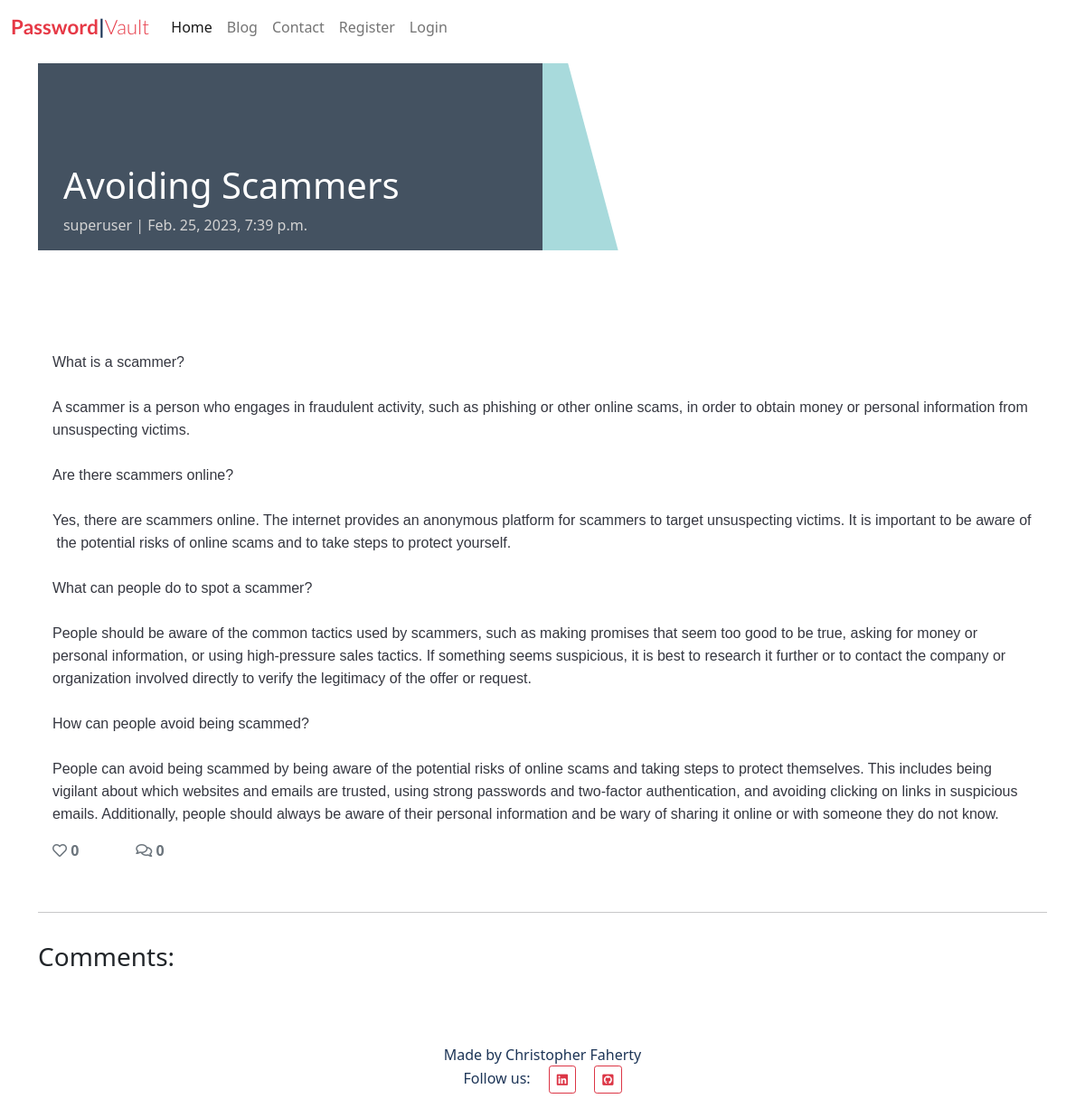
/blog/avoiding-scammers/, run on an earlier commit of the app's database.
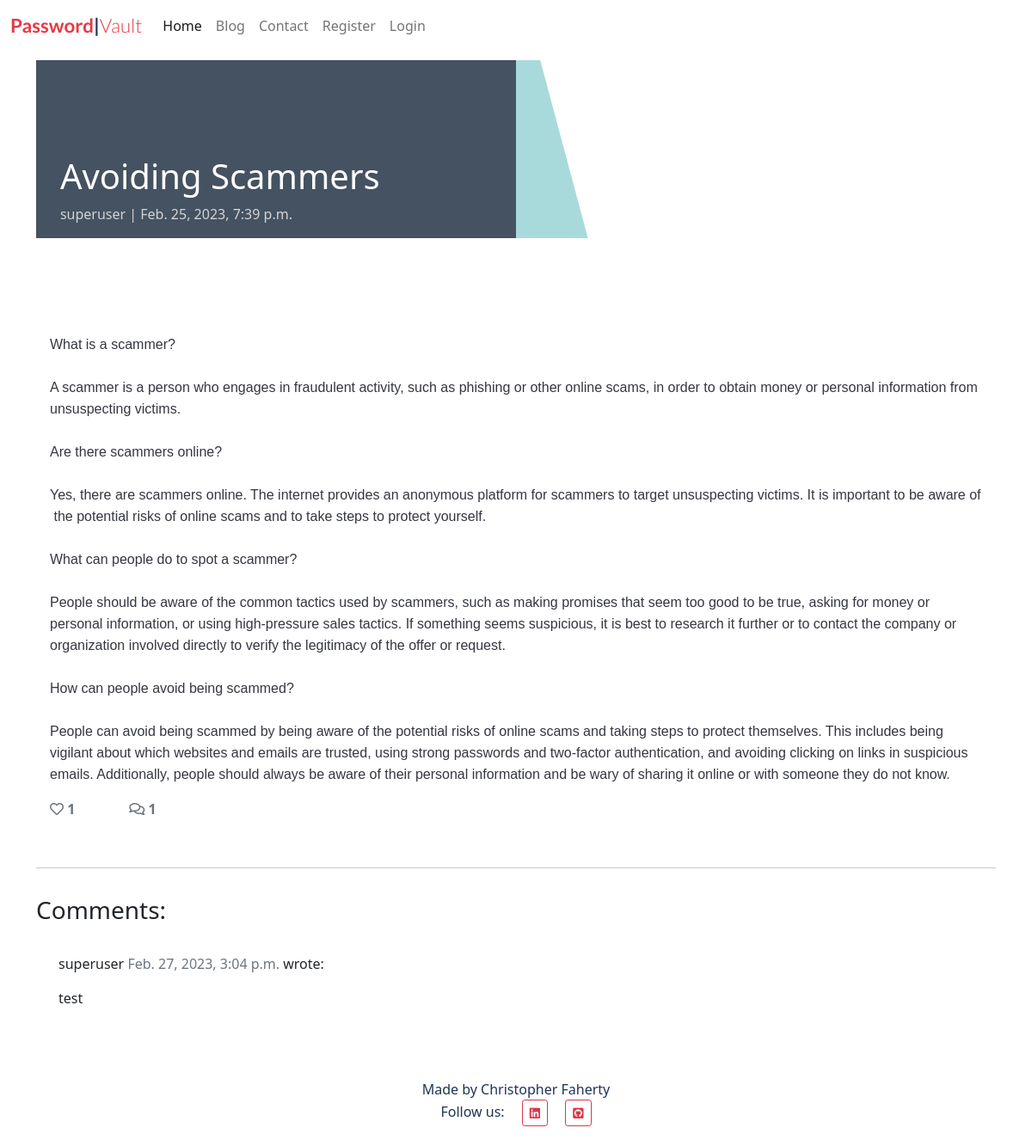
And on a later commit of the database.
### blog/models.py (models this page shows, shortened)
class Post(models.Model):
    title = models.CharField(max_length=200, unique=True)
    slug = models.SlugField(max_length=200, unique=True)
    author = models.ForeignKey(User, on_delete=models.CASCADE, related_name='blog_posts')
    updated_on = models.DateTimeField(auto_now=True)
    content = models.TextField()
    featured_image = CloudinaryField('image', default='placeholder')
    excerpt = models.TextField(blank=True)
    created_on = models.DateTimeField(auto_now_add=True)
    status = models.IntegerField(choices=STATUS, default=0)
    likes = models.ManyToManyField(User, related_name='blog_likes', blank=True)
    class Meta:
        ordering = ['-created_on']
    def number_of_likes(self):
        return self.likes.count()

class Comment(models.Model):
    post = models.ForeignKey(Post, on_delete=models.CASCADE, related_name='comments')
    name = models.CharField(max_length=80)
    email = models.EmailField()
    body = models.TextField()
    created_on = models.DateTimeField(auto_now_add=True)
    approved = models.BooleanField(default=False)
    class Meta:
        ordering = ['created_on']

### blog/views.py (the view, shortened to what this page needs)
# urls.py: path('<slug:slug>/', views.PostDetail.as_view(), name='post_detail'),
class PostDetail(View):
    def get(self, request, slug, *args, **kwargs):
        queryset = Post.objects.filter(status=1)
        post = get_object_or_404(queryset, slug=slug)
        comments = post.comments.filter(approved=True).order_by('created_on')
        liked = False
        if post.likes.filter(id=self.request.user.id).exists():
            liked = True
        return render(
            request,
            "post_detail.html",
            {
                "post": post,
                "comments": comments,
                "commented": False,
                "liked": liked,
                "comment_form": CommentForm()
            },
        )

### blog/templates/post_detail.html (shortened to what this page needs)
{% extends 'base.html' %} {% block content %}
{% load crispy_forms_tags %}
<div class="masthead">
    <div class="container">
        <div class="row g-0">
            <div class="col-md-6 masthead-text">
                <h1 class="post-title">{{ post.title }}</h1>
                <p class="post-subtitle">{{ post.author }} | {{ post.created_on }}</p>
            </div>
            <div class="d-none d-md-block col-md-6 masthead-image">
            </div>
        </div>
    </div>
</div>
<div class="container">
    <div class="row">
        <div class="col card mb-4  mt-3 left  top">
            <div class="card-body">
                <p class="card-text ">
                    {{ post.content | safe }}
                </p>
                <div class="row">
                    <div class="col-1">
                        <strong>
                            {% if user.is_authenticated %}
                            <form class = "d-inline" action="{% url 'blog:post_like' post.slug %}" method="POST">
                                {% csrf_token %}
                                {% if liked %}
                                <button type="submit" name="blogpost_id" value="{{post.slug}}" class="btn-like"><i class="fas fa-heart"></i></button>
                                {% else %}
                                <button type="submit" name="blogpost_id" value="{{post.slug}}" class="btn-like"><i class="far fa-heart"></i></button>
                                {% endif %}
                            </form>
                            {% else %}
                            <span class="text-secondary"><i class="far fa-heart"></i></span>
                            {% endif %}
                            <span class="text-secondary"> {{ post.number_of_likes }} </span>
                        </strong>
                    </div>
                    <div class="col-1">
                        {% with comments.count as total_comments %}
                        <strong class="text-secondary"><i class="far fa-comments"></i>
                            {{ total_comments }}</strong>
                        {% endwith %}
                    </div>
                </div>
            </div>
        </div>
    </div>
    <div class="row">
        <div class="col">
            <hr>
        </div>
    </div>
    <div class="row">
        <div class="col-md-8 card mb-4  mt-3 ">
            <h3>Comments:</h3>
            <div class="card-body">
                {% for comment in comments %}
                <div class="comments" style="padding: 10px;">
                    <p class="font-weight-bold">
                        {{ comment.name }}
                        <span class=" text-muted font-weight-normal">
                            {{ comment.created_on }}
                        </span> wrote:
                    </p>
                    {{ comment.body | linebreaks }}
                </div>
                {% endfor %}
            </div>
        </div>
        <div class="col-md-4 card mb-4  mt-3 ">
            <div class="card-body">
            </div>
        </div>
    </div>
</div>
{% endblock %}

### templates/base.html (shortened to what this page needs)
{% load static %}
<!DOCTYPE html>
<html class="h-100">
<head>
    <link rel="stylesheet" href="https://cdnjs.cloudflare.com/ajax/libs/font-awesome/5.15.3/css/all.min.css">
    <link href="https://cdn.jsdelivr.net/npm/bootstrap@5.0.1/dist/css/bootstrap.min.css" rel="stylesheet"
>
    <link rel="stylesheet" href="{% static 'css/style.css' %}">
</head>
<body class="d-flex flex-column min-vh-100 main-bg">
    <nav class="navbar navbar-expand-lg navbar-light bg-white">
        <div class="container-fluid">
            <a class="navbar-brand" href="{% url 'home:home' %}"><span class="brand">Password<span class="red-o">|</span><span
                        class="thin">Vault</span></span></span></a>
            <div class="collapse navbar-collapse" id="navbarText">
                <ul class="navbar-nav mr-auto mb-2 mb-lg-0">
                    <li class="nav-item">
                        <a class="nav-link active" aria-current="page" href="{% url 'home:home' %}">Home</a>
                    </li>
                    <li class="nav-item">
                        <a class="nav-link" href="{% url 'blog:blog' %}">Blog</a>
                    </li>
                    <li class="nav-item">
                        <a class="nav-link" href="{% url 'contact:contact' %}">Contact</a>
                    </li>
                    {% if user.is_authenticated %}
                      <div class="nav-item dropdown">
                        <a class="nav-link dropdown-toggle" href="#" id="navbarDarkDropdownMenuLink" role="button" data-bs-toggle="dropdown" aria-expanded="false">
                            Password Manager
                          </a>
                          <ul class="dropdown-menu dropdown-menu-dark" aria-labelledby="navbarDarkDropdownMenuLink">
                            <li><a class="dropdown-item" href="{% url 'view' %}">View Accounts</a></li>
                            <li><a class="dropdown-item" href="{% url 'create' %}">Add Account</a></li>
                          </ul>
                      </div>
                    <li class="nav-item">
                        <a class="nav-link" href="{% url 'account_logout' %}">Logout</a>
                    </li>
                    {% else %}
                    <li class="nav-item">
                        <a class="nav-link" href="{% url 'account_signup' %}">Register</a>
                    </li>
                    <li class="nav-item">
                        <a class="nav-link" href="{% url 'account_login' %}">Login</a>
                    </li>
                    {% endif %}
                </ul>
            </div>
        </div>
    </nav>
    <main class="flex-shrink-0 main-bg">
        {% block content %}{% endblock %}
    </main>
    <footer class="footer mt-auto py-3 dark-bg">
        <p class="m-0 text-center ">Made by Christopher Faherty</p>
        <p class="m-0 text-center ">Follow us:
            <a class="btn btn-outline-danger btn-sm ms-3" href="https://www.linkedin.com/in/chris-faherty/" target="_blank"><i class="fab fa-linkedin"></i></a>
            <a class="btn btn-outline-danger btn-sm ms-3" href="https://github.com/Chrisfaherty/ci-p4-pv" target="_blank"><i class="fab fa-github-square"></i></a>
    </footer>
</body>
</html>

### static/css/style.css (style rules this page uses)
body { background-color: #ffffff; }
.brand { font-family: Lato, sans-serif; font-size: 1.4rem; font-weight: 700; color: #E63946; }
.red-o { color: #1D3557; }
.thin { font-weight: 300; }
.dark-bg { background-color: #457B9D; }
.main-bg { background-color: #ffffff; }
.card { border: none; background-color: transparent; }
.masthead { margin-top: 10px; overflow: hidden; position: relative; display: inline-block; height: 33vh; width: 100%; }
.masthead-text { background-color: #445261; color: white; position: relative; }
.masthead-image { position: relative; overflow: hidden; }
.masthead-image:after { content: ""; position: absolute; top: 0; right: 90%; height: 100%; width: 150%; background: #A8DADC; -webkit-transform: skew(15deg); -moz-transform: skew(15deg); transform: skew(15deg); z-index: 100; }
.post-title { margin-top: 20%; margin-left: 5%; }
.post-subtitle { margin-left: 5%; color: lightgray; }
a { color: #000000; text-decoration: none; }
.footer { background-color:#ffffff; }
.footer p { color: #1D3557; }

What changed in the data, as far as the page shows it:
computed for Post "Avoiding Scammers": number_of_likes "0" → "1"
added Comment: name "superuser", created_on "Feb. 27, 2023, 3:04 p.m.", body "test"
Also different on the page:
{{ total_comments }}: "0" → "1"
